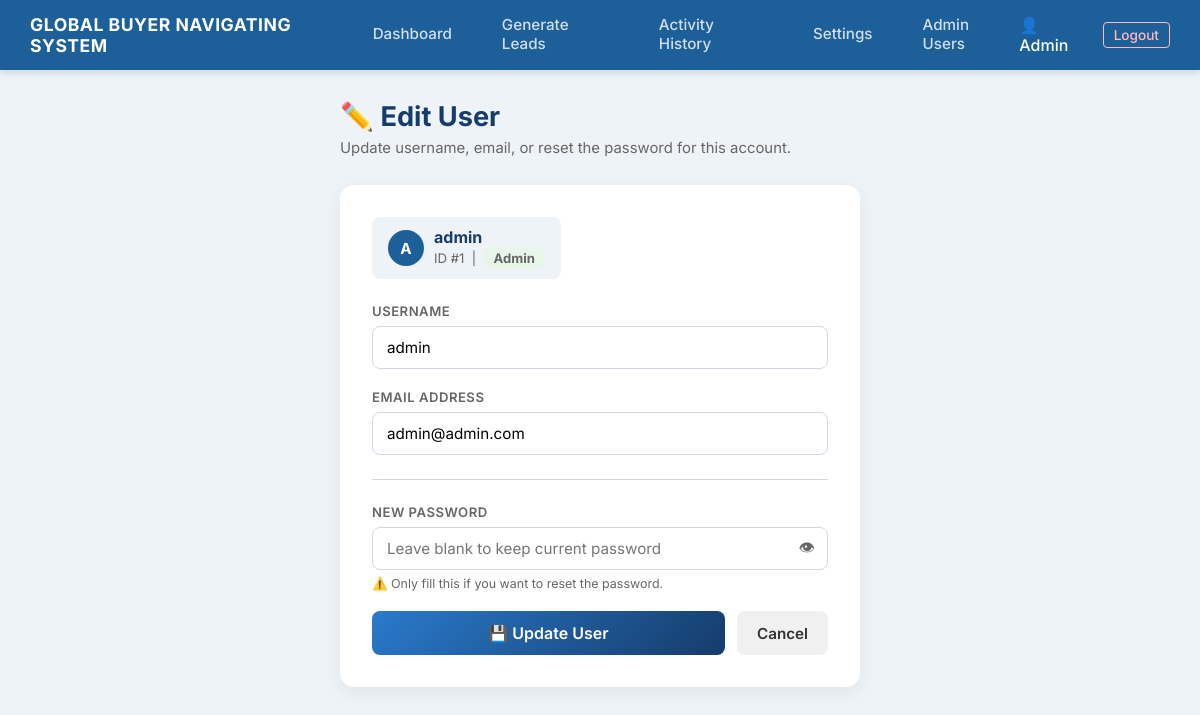
Screenshot of /admin/edit_user/1 (signed in) with the database file from the repository.
### tables this page shows
CREATE TABLE users (
            id INTEGER PRIMARY KEY AUTOINCREMENT,
            username TEXT UNIQUE NOT NULL,
            email TEXT,
            password_hash TEXT NOT NULL,
            role TEXT DEFAULT 'user',
            is_blocked INTEGER DEFAULT 0,
            created_at TIMESTAMP DEFAULT CURRENT_TIMESTAMP
        , full_name TEXT DEFAULT '', sender_email TEXT DEFAULT '', company_name TEXT DEFAULT '', message_template TEXT, show_browser INTEGER DEFAULT 1, gemini_api_key TEXT DEFAULT '', ai_enabled INTEGER DEFAULT 0, ai_tone TEXT DEFAULT 'b2b_wholesale', ai_custom_prompt TEXT DEFAULT '', proxy_enabled INTEGER DEFAULT 0, proxy_list TEXT DEFAULT '');

### app.py (the view, shortened to what this page needs)
@app.route('/admin/edit_user/<int:user_id>', methods=['GET', 'POST'])
@login_required
@admin_required
def edit_user(user_id):
    conn = get_db_connection()
    cursor = conn.cursor()
    cursor.execute("SELECT id, username, email, role FROM users WHERE id = ?", (user_id,))
    user_row = cursor.fetchone()
    conn.close()
    if not user_row:
        flash("User not found.", "error")
        return redirect(url_for('admin_users'))
    return render_template('edit_user.html', edit_user=user_row)

### app.py (called while the page is built)
def get_db_connection():
    return sqlite3.connect('database.db')

@login_manager.user_loader
def load_user(user_id):
    conn = None
    try:
        conn = get_db_connection()
        cursor = conn.cursor()
        cursor.execute("SELECT id, username, role, is_blocked, COALESCE(show_browser, 1) FROM users WHERE id = ?", (user_id,))
        row = cursor.fetchone()
        if row:
            return User(row[0], row[1], row[2], row[3], row[4])
    except Exception as e:
        print(f"Error loading user: {e}")
    finally:
        if conn:
            conn.close()
    return None

def admin_required(f):
    @wraps(f)
    def decorated_function(*args, **kwargs):
        if not current_user.is_authenticated or current_user.role != 'admin':
            flash("Administrator login required to access this area.", "error")
            return redirect(url_for('admin_login'))
        return f(*args, **kwargs)
    return decorated_function

### templates/edit_user.html (shortened to what this page needs)
{% extends "base.html" %}
{% block content %}
<div class="edit-container">
    <div class="edit-header">
        <h1>✏️ Edit User</h1>
        <p>Update username, email, or reset the password for this account.</p>
    </div>
    <div class="edit-card">
        <div class="user-badge">
            <div class="avatar">{{ edit_user[1][0]|upper }}</div>
            <div class="info">
                <strong>{{ edit_user[1] }}</strong>
                <span>ID #{{ edit_user[0] }} &nbsp;|&nbsp; <span class="role-badge">{{ edit_user[3]|capitalize }}</span></span>
            </div>
        </div>
        <form method="POST" action="{{ url_for('edit_user', user_id=edit_user[0]) }}">
            <div class="form-group">
                <label>Username</label>
                <input type="text" name="username" value="{{ edit_user[1] }}" required autocomplete="off">
            </div>
            <div class="form-group">
                <label>Email Address</label>
                <input type="email" name="email" value="{{ edit_user[2] or '' }}" autocomplete="off">
            </div>
            <hr class="divider">
            <div class="form-group">
                <label>New Password</label>
                <div class="pwd-toggle">
                    <input type="password" name="password" id="pwdField" placeholder="Leave blank to keep current password" autocomplete="new-password">
                    <button type="button" class="toggle-eye" onclick="togglePwd()">👁</button>
                </div>
                <p class="password-hint">⚠️ Only fill this if you want to reset the password.</p>
            </div>
            <div class="btn-row">
                <button type="submit" class="btn-update">💾 Update User</button>
                <a href="{{ url_for('admin_users') }}" class="btn-cancel">Cancel</a>
            </div>
        </form>
    </div>
</div>
{% endblock %}

### templates/base.html (shortened to what this page needs)
<!DOCTYPE html>
<html lang="en">
<head>
</head>
<body>
    {% if current_user.is_authenticated %}
    <div class="topbar">
        <div class="topbar-logo">Global Buyer Navigating System</div>
        <div class="topbar-nav">
            <a href="{{ url_for('dashboard') }}" class="{% if request.endpoint == 'dashboard' or request.endpoint == 'admin_dashboard' or request.endpoint == 'user_dashboard' %}active{% endif %}">Dashboard</a>
            <a href="{{ url_for('generate_leads') }}" class="{% if request.endpoint == 'generate_leads' %}active{% endif %}">Generate Leads</a>
            <a href="{{ url_for('export_history') }}" class="{% if request.endpoint == 'export_history' %}active{% endif %}">Activity History</a>
            <a href="{{ url_for('settings') }}" class="{% if request.endpoint == 'settings' %}active{% endif %}">Settings</a>
            {% if current_user.role == 'admin' %}
            <a href="{{ url_for('admin_users') }}" class="{% if request.endpoint == 'admin_users' %}active{% endif %}">Admin Users</a>
            {% endif %}
        </div>
        <div class="topbar-profile">
            👤 {{ current_user.username | capitalize }}
            <a href="{{ url_for('logout') }}" class="logout-btn">Logout</a>
        </div>
    </div>
    {% endif %}
    <div class="main-container">
        {% block content %}{% endblock %}
    </div>
</body>
</html>

### templates/base.html (style rules this page uses)
:root { --primary-blue: #1c5f99; --dark-blue: #153c6a; --light-blue: #eef3f8; --accent-blue: #2a7acc; --text-dark: #333333; --text-gray: #666666; --white: #ffffff; --border-color: #d1d9e6; --success-green: #2ecc71; --pending-black: #2c3e50; }
* { margin: 0; padding: 0; box-sizing: border-box; font-family: 'Inter', sans-serif; }
body { background-color: var(--light-blue); color: var(--text-dark); min-height: 100vh; display: flex; flex-direction: column; }
.topbar { background-color: var(--primary-blue); color: var(--white); display: flex; align-items: center; justify-content: space-between; padding: 0 30px; height: 70px; box-shadow: 0 4px 6px rgba(0,0,0,0.1); }
.topbar-logo { font-size: 1.1rem; font-weight: 700; letter-spacing: 0.5px; text-transform: uppercase; }
.topbar-nav { display: flex; gap: 30px; height: 100%; }
.topbar-nav a { color: rgba(255, 255, 255, 0.8); text-decoration: none; font-weight: 500; font-size: 0.95rem; display: flex; align-items: center; padding: 0 10px; border-bottom: 3px solid transparent; transition: all 0.2s ease; }
.topbar-profile { display: flex; align-items: center; gap: 15px; font-weight: 500; }
.topbar-profile .logout-btn { color: #ffbaba; text-decoration: none; font-size: 0.85rem; border: 1px solid #ffbaba; padding: 4px 10px; border-radius: 4px; transition: 0.2s; }
.main-container { padding: 30px; flex: 1; max-width: 1400px; margin: 0 auto; width: 100%; }
.form-group { margin-bottom: 20px; }
.form-group label { display: block; margin-bottom: 8px; font-weight: 500; font-size: 0.9rem; color: var(--text-dark); }
.form-group input { width: 100%; padding: 12px 15px; border: 1px solid var(--border-color); border-radius: 6px; font-size: 1rem; transition: border-color 0.2s; }

### rows the page displays
users: username "Admin", username "A", username "admin", id "1", role "Admin", email "admin@admin.com"
